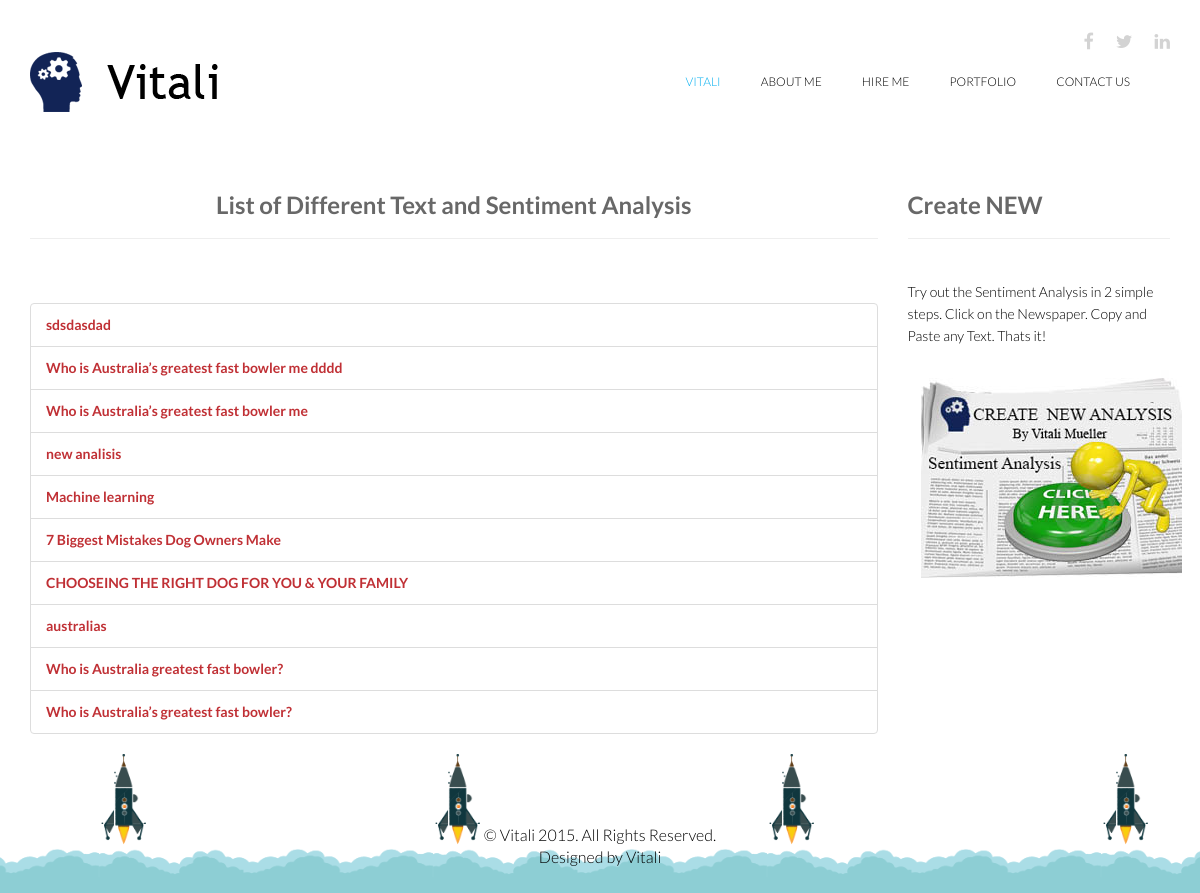
/sentiment/, run on an earlier commit of the app's database.
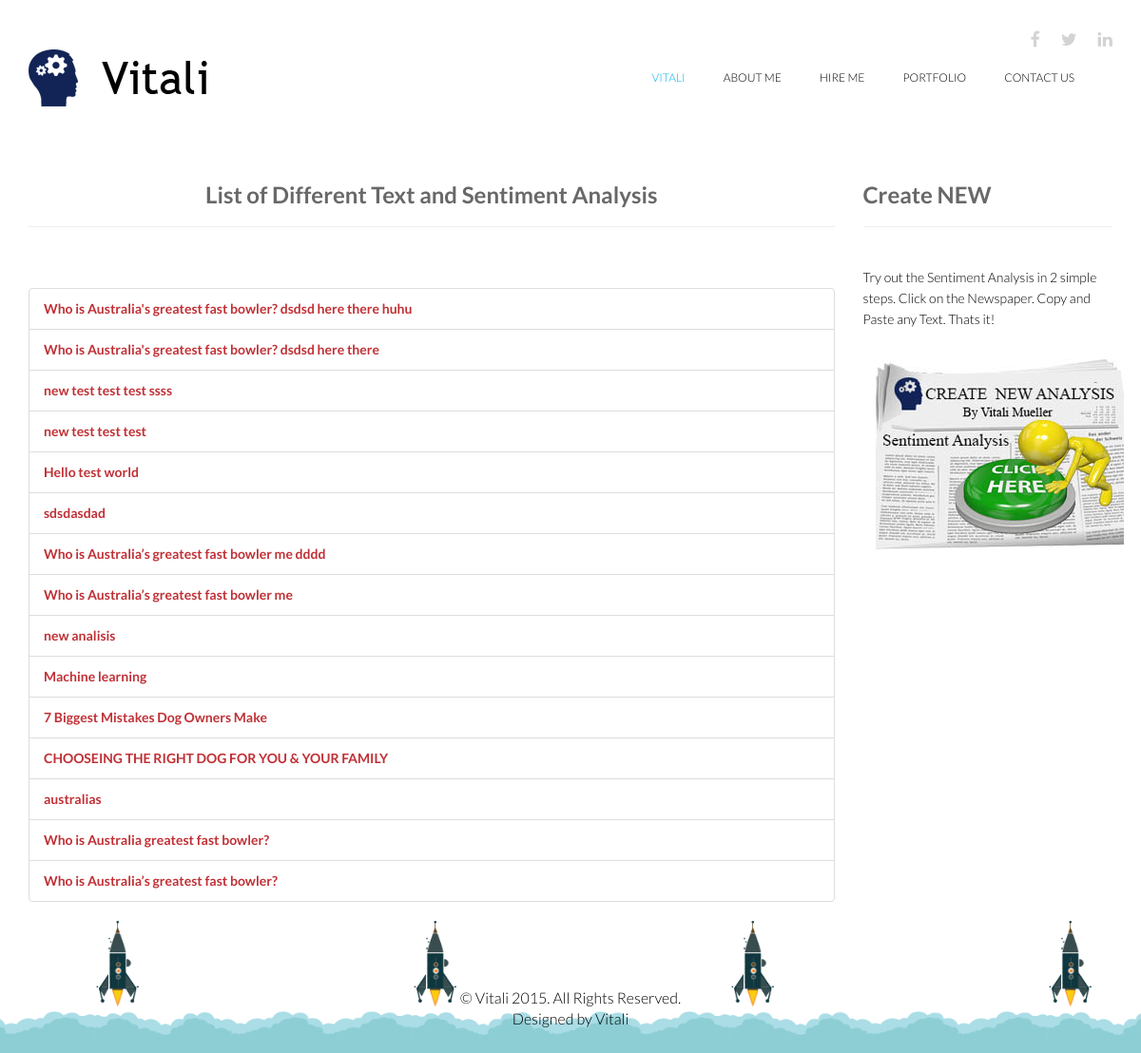
And on a later commit of the database.
### messageboard/models.py (models this page shows, shortened)
class InputText(models.Model):
    title = models.CharField(max_length=255)
    content = models.TextField()
    created = models.DateTimeField(auto_now_add=True, auto_now=False)
    slug = models.SlugField(unique=True)
    def __str__(self):
        return self.title
    def get_absolute_url(self):
        return reverse("sent_detail", kwargs={'slug':self.slug})

### messageboard/views.py (the view)
# urls.py: url(r'^sentiment/$', SentimentList.as_view(), name="sent_list"),
class SentimentList(ListView):
    template_name = 'sentiment/list.html'
    model = InputText
    def get_queryset(self, *args, **kwargs):
        qs = super(SentimentList, self).get_queryset(*args, **kwargs).order_by("-created")
        return qs

### templates/sentiment/list.html (shortened to what this page needs)
{% extends 'base.html' %}
{% load static %}
{% block content %}
<div class="container">
<div class="row">
    <div class="col-sm-9">
        <h2 class="text-center"><strong>List of Different Text and Sentiment Analysis</strong></h2>
		<hr/>
		<br/>
        <br/>
        <ul class="list-group">
            {% for object in object_list %}
            <li class="list-group-item"> <a href="{{ object.get_absolute_url }}"><strong>{{ object }}</strong></a> </li>
            {% empty %}
            <li class="list-group-item">You have no lists</li>
            {% endfor %}
        </ul>
    </div>
<div class="col-sm-3">
        <h2><strong>Create NEW</strong></h2>
		<hr/>
		<br/>
        Try out the Sentiment Analysis in 2 simple steps.
        Click on the Newspaper. Copy and Paste any Text.
        Thats it!
        <p style="padding: 0; margin: 0;"><a href="{% url 'sent_create' %}" class="btn"><img src="{% static 'vitali/images/portfolio/14.jpg' %}" /></a></p> </div> </div>
</div>
{% endblock content %}

What changed in the data, as far as the page shows it:
added InputText: title "Who is Australia's greatest fast bowler? dsdsd here there huhu"
added InputText: title "Who is Australia's greatest fast bowler? dsdsd here there"
added InputText: title "new test test test ssss"
added InputText: title "new test test test"
added InputText: title "Hello test world"
